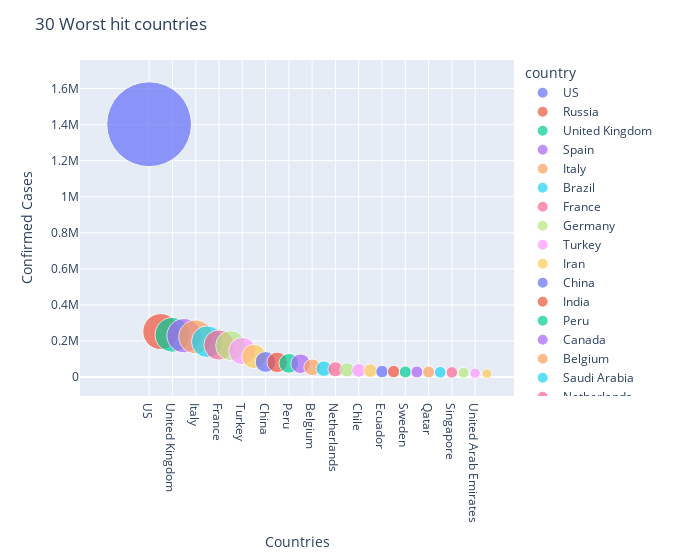

This figure's notebook cell:
### Markdown cell above
<font color='Brown'><b> 
    
## Slidebar  to check for the worst hit countries

### Code cell
# # plotting the 20 worst hit countries

def bubble_chart(n):
    fig = px.scatter(sorted_country_df.head(n), x="country", y="confirmed", size="confirmed", color="country",
               hover_name="country", size_max=60)
    fig.update_layout(
    title=str(n) +" Worst hit countries",
    xaxis_title="Countries",
    yaxis_title="Confirmed Cases",
    width = 700
    )
    fig.show();

interact(bubble_chart, n=30)

ipywLayout = widgets.Layout(border='solid 2px green')
ipywLayout.display='none'
widgets.VBox([fig], layout=ipywLayout)

### Figure 1 — Plotly figure (JSON) as saved in the notebook; plotly's stock layout.template omitted (floating-point values rounded to 4 significant figures)
{"data": [{"hovertemplate": "<b>%{hovertext}</b><br><br>country=%{x}<br>confirmed=%{marker.size}<extra></extra>", "hovertext": ["US"], "legendgroup": "US", "marker": {"color": "#636efa", "size": [1401948], "sizemode": "area", "sizeref": 389.4, "symbol": "circle"}, "mode": "markers", "name": "US", "showlegend": true, "type": "scatter", "x": ["US"], "xaxis": "x", "y": [1401948], "yaxis": "y"}, {"hovertemplate": "<b>%{hovertext}</b><br><br>country=%{x}<br>confirmed=%{marker.size}<extra></extra>", "hovertext": ["Russia"], "legendgroup": "Russia", "marker": {"color": "#EF553B", "size": [252245], "sizemode": "area", "sizeref": 389.4, "symbol": "circle"}, "mode": "markers", "name": "Russia", "showlegend": true, "type": "scatter", "x": ["Russia"], "xaxis": "x", "y": [252245], "yaxis": "y"}, {"hovertemplate": "<b>%{hovertext}</b><br><br>country=%{x}<br>confirmed=%{marker.size}<extra></extra>", "hovertext": ["United Kingdom"], "legendgroup": "United Kingdom", "marker": {"color": "#00cc96", "size": [234431], "sizemode": "area", "sizeref": 389.4, "symbol": "circle"}, "mode": "markers", "name": "United Kingdom", "showlegend": true, "type": "scatter", "x": ["United Kingdom"], "xaxis": "x", "y": [234431], "yaxis": "y"}, {"hovertemplate": "<b>%{hovertext}</b><br><br>country=%{x}<br>confirmed=%{marker.size}<extra></extra>", "hovertext": ["Spain"], "legendgroup": "Spain", "marker": {"color": "#ab63fa", "size": [229540], "sizemode": "area", "sizeref": 389.4, "symbol": "circle"}, "mode": "markers", "name": "Spain", "showlegend": true, "type": "scatter", "x": ["Spain"], "xaxis": "x", "y": [229540], "yaxis": "y"}, {"hovertemplate": "<b>%{hovertext}</b><br><br>country=%{x}<br>confirmed=%{marker.size}<extra></extra>", "hovertext": ["Italy"], "legendgroup": "Italy", "marker": {"color": "#FFA15A", "size": [223096], "sizemode": "area", "sizeref": 389.4, "symbol": "circle"}, "mode": "markers", "name": "Italy", "showlegend": true, "type": "scatter", "x": ["Italy"], "xaxis": "x", "y": [223096], "yaxis": "y"}, {"hovertemplate": "<b>%{hovertext}</b><br><br>country=%{x}<br>confirmed=%{marker.size}<extra></extra>", "hovertext": ["Brazil"], "legendgroup": "Brazil", "marker": {"color": "#19d3f3", "size": [196375], "sizemode": "area", "sizeref": 389.4, "symbol": "circle"}, "mode": "markers", "name": "Brazil", "showlegend": true, "type": "scatter", "x": ["Brazil"], "xaxis": "x", "y": [196375], "yaxis": "y"}, {"hovertemplate": "<b>%{hovertext}</b><br><br>country=%{x}<br>confirmed=%{marker.size}<extra></extra>", "hovertext": ["France"], "legendgroup": "France", "marker": {"color": "#FF6692", "size": [178184], "sizemode": "area", "sizeref": 389.4, "symbol": "circle"}, "mode": "markers", "name": "France", "showlegend": true, "type": "scatter", "x": ["France"], "xaxis": "x", "y": [178184], "yaxis": "y"}, {"hovertemplate": "<b>%{hovertext}</b><br><br>country=%{x}<br>confirmed=%{marker.size}<extra></extra>", "hovertext": ["Germany"], "legendgroup": "Germany", "marker": {"color": "#B6E880", "size": [174478], "sizemode": "area", "sizeref": 389.4, "symbol": "circle"}, "mode": "markers", "name": "Germany", "showlegend": true, "type": "scatter", "x": ["Germany"], "xaxis": "x", "y": [174478], "yaxis": "y"}, {"hovertemplate": "<b>%{hovertext}</b><br><br>country=%{x}<br>confirmed=%{marker.size}<extra></extra>", "hovertext": ["Turkey"], "legendgroup": "Turkey", "marker": {"color": "#FF97FF", "size": [144749], "sizemode": "area", "sizeref": 389.4, "symbol": "circle"}, "mode": "markers", "name": "Turkey", "showlegend": true, "type": "scatter", "x": ["Turkey"], "xaxis": "x", "y": [144749], "yaxis": "y"}, {"hovertemplate": "<b>%{hovertext}</b><br><br>country=%{x}<br>confirmed=%{marker.size}<extra></extra>", "hovertext": ["Iran"], "legendgroup": "Iran", "marker": {"color": "#FECB52", "size": [114533], "sizemode": "area", "sizeref": 389.4, "symbol": "circle"}, "mode": "markers", "name": "Iran", "showlegend": true, "type": "scatter", "x": ["Iran"], "xaxis": "x", "y": [114533], "yaxis": "y"}, {"hovertemplate": "<b>%{hovertext}</b><br><br>country=%{x}<br>confirmed=%{marker.size}<extra></extra>", "hovertext": ["China"], "legendgroup": "China", "marker": {"color": "#636efa", "size": [84025], "sizemode": "area", "sizeref": 389.4, "symbol": "circle"}, "mode": "markers", "name": "China", "showlegend": true, "type": "scatter", "x": ["China"], "xaxis": "x", "y": [84025], "yaxis": "y"}, {"hovertemplate": "<b>%{hovertext}</b><br><br>country=%{x}<br>confirmed=%{marker.size}<extra></extra>", "hovertext": ["India"], "legendgroup": "India", "marker": {"color": "#EF553B", "size": [81990], "sizemode": "area", "sizeref": 389.4, "symbol": "circle"}, "mode": "markers", "name": "India", "showlegend": true, "type": "scatter", "x": ["India"], "xaxis": "x", "y": [81990], "yaxis": "y"}, {"hovertemplate": "<b>%{hovertext}</b><br><br>country=%{x}<br>confirmed=%{marker.size}<extra></extra>", "hovertext": ["Peru"], "legendgroup": "Peru", "marker": {"color": "#00cc96", "size": [76306], "sizemode": "area", "sizeref": 389.4, "symbol": "circle"}, "mode": "markers", "name": "Peru", "showlegend": true, "type": "scatter", "x": ["Peru"], "xaxis": "x", "y": [76306], "yaxis": "y"}, {"hovertemplate": "<b>%{hovertext}</b><br><br>country=%{x}<br>confirmed=%{marker.size}<extra></extra>", "hovertext": ["Canada"], "legendgroup": "Canada", "marker": {"color": "#ab63fa", "size": [74444], "sizemode": "area", "sizeref": 389.4, "symbol": "circle"}, "mode": "markers", "name": "Canada", "showlegend": true, "type": "scatter", "x": ["Canada"], "xaxis": "x", "y": [74444], "yaxis": "y"}, {"hovertemplate": "<b>%{hovertext}</b><br><br>country=%{x}<br>confirmed=%{marker.size}<extra></extra>", "hovertext": ["Belgium"], "legendgroup": "Belgium", "marker": {"color": "#FFA15A", "size": [54288], "sizemode": "area", "sizeref": 389.4, "symbol": "circle"}, "mode": "markers", "name": "Belgium", "showlegend": true, "type": "scatter", "x": ["Belgium"], "xaxis": "x", "y": [54288], "yaxis": "y"}, {"hovertemplate": "<b>%{hovertext}</b><br><br>country=%{x}<br>confirmed=%{marker.size}<extra></extra>", "hovertext": ["Saudi Arabia"], "legendgroup": "Saudi Arabia", "marker": {"color": "#19d3f3", "size": [46869], "sizemode": "area", "sizeref": 389.4, "symbol": "circle"}, "mode": "markers", "name": "Saudi Arabia", "showlegend": true, "type": "scatter", "x": ["Saudi Arabia"], "xaxis": "x", "y": [46869], "yaxis": "y"}, {"hovertemplate": "<b>%{hovertext}</b><br><br>country=%{x}<br>confirmed=%{marker.size}<extra></extra>", "hovertext": ["Netherlands"], "legendgroup": "Netherlands", "marker": {"color": "#FF6692", "size": [43680], "sizemode": "area", "sizeref": 389.4, "symbol": "circle"}, "mode": "markers", "name": "Netherlands", "showlegend": true, "type": "scatter", "x": ["Netherlands"], "xaxis": "x", "y": [43680], "yaxis": "y"}, {"hovertemplate": "<b>%{hovertext}</b><br><br>country=%{x}<br>confirmed=%{marker.size}<extra></extra>", "hovertext": ["Mexico"], "legendgroup": "Mexico", "marker": {"color": "#B6E880", "size": [40186], "sizemode": "area", "sizeref": 389.4, "symbol": "circle"}, "mode": "markers", "name": "Mexico", "showlegend": true, "type": "scatter", "x": ["Mexico"], "xaxis": "x", "y": [40186], "yaxis": "y"}, {"hovertemplate": "<b>%{hovertext}</b><br><br>country=%{x}<br>confirmed=%{marker.size}<extra></extra>", "hovertext": ["Chile"], "legendgroup": "Chile", "marker": {"color": "#FF97FF", "size": [37040], "sizemode": "area", "sizeref": 389.4, "symbol": "circle"}, "mode": "markers", "name": "Chile", "showlegend": true, "type": "scatter", "x": ["Chile"], "xaxis": "x", "y": [37040], "yaxis": "y"}, {"hovertemplate": "<b>%{hovertext}</b><br><br>country=%{x}<br>confirmed=%{marker.size}<extra></extra>", "hovertext": ["Pakistan"], "legendgroup": "Pakistan", "marker": {"color": "#FECB52", "size": [35788], "sizemode": "area", "sizeref": 389.4, "symbol": "circle"}, "mode": "markers", "name": "Pakistan", "showlegend": true, "type": "scatter", "x": ["Pakistan"], "xaxis": "x", "y": [35788], "yaxis": "y"}, {"hovertemplate": "<b>%{hovertext}</b><br><br>country=%{x}<br>confirmed=%{marker.size}<extra></extra>", "hovertext": ["Ecuador"], "legendgroup": "Ecuador", "marker": {"color": "#636efa", "size": [30486], "sizemode": "area", "sizeref": 389.4, "symbol": "circle"}, "mode": "markers", "name": "Ecuador", "showlegend": true, "type": "scatter", "x": ["Ecuador"], "xaxis": "x", "y": [30486], "yaxis": "y"}, {"hovertemplate": "<b>%{hovertext}</b><br><br>country=%{x}<br>confirmed=%{marker.size}<extra></extra>", "hovertext": ["Switzerland"], "legendgroup": "Switzerland", "marker": {"color": "#EF553B", "size": [30463], "sizemode": "area", "sizeref": 389.4, "symbol": "circle"}, "mode": "markers", "name": "Switzerland", "showlegend": true, "type": "scatter", "x": ["Switzerland"], "xaxis": "x", "y": [30463], "yaxis": "y"}, {"hovertemplate": "<b>%{hovertext}</b><br><br>country=%{x}<br>confirmed=%{marker.size}<extra></extra>", "hovertext": ["Sweden"], "legendgroup": "Sweden", "marker": {"color": "#00cc96", "size": [28582], "sizemode": "area", "sizeref": 389.4, "symbol": "circle"}, "mode": "markers", "name": "Sweden", "showlegend": true, "type": "scatter", "x": ["Sweden"], "xaxis": "x", "y": [28582], "yaxis": "y"}, {"hovertemplate": "<b>%{hovertext}</b><br><br>country=%{x}<br>confirmed=%{marker.size}<extra></extra>", "hovertext": ["Portugal"], "legendgroup": "Portugal", "marker": {"color": "#ab63fa", "size": [28319], "sizemode": "area", "sizeref": 389.4, "symbol": "circle"}, "mode": "markers", "name": "Portugal", "showlegend": true, "type": "scatter", "x": ["Portugal"], "xaxis": "x", "y": [28319], "yaxis": "y"}, {"hovertemplate": "<b>%{hovertext}</b><br><br>country=%{x}<br>confirmed=%{marker.size}<extra></extra>", "hovertext": ["Qatar"], "legendgroup": "Qatar", "marker": {"color": "#FFA15A", "size": [28272], "sizemode": "area", "sizeref": 389.4, "symbol": "circle"}, "mode": "markers", "name": "Qatar", "showlegend": true, "type": "scatter", "x": ["Qatar"], "xaxis": "x", "y": [28272], "yaxis": "y"}, {"hovertemplate": "<b>%{hovertext}</b><br><br>country=%{x}<br>confirmed=%{marker.size}<extra></extra>", "hovertext": ["Belarus"], "legendgroup": "Belarus", "marker": {"color": "#19d3f3", "size": [26772], "sizemode": "area", "sizeref": 389.4, "symbol": "circle"}, "mode": "markers", "name": "Belarus", "showlegend": true, "type": "scatter", "x": ["Belarus"], "xaxis": "x", "y": [26772], "yaxis": "y"}, {"hovertemplate": "<b>%{hovertext}</b><br><br>country=%{x}<br>confirmed=%{marker.size}<extra></extra>", "hovertext": ["Singapore"], "legendgroup": "Singapore", "marker": {"color": "#FF6692", "size": [26098], "sizemode": "area", "sizeref": 389.4, "symbol": "circle"}, "mode": "markers", "name": "Singapore", "showlegend": true, "type": "scatter", "x": ["Singapore"], "xaxis": "x", "y": [26098], "yaxis": "y"}, {"hovertemplate": "<b>%{hovertext}</b><br><br>country=%{x}<br>confirmed=%{marker.size}<extra></extra>", "hovertext": ["Ireland"], "legendgroup": "Ireland", "marker": {"color": "#B6E880", "size": [23827], "sizemode": "area", "sizeref": 389.4, "symbol": "circle"}, "mode": "markers", "name": "Ireland", "showlegend": true, "type": "scatter", "x": ["Ireland"], "xaxis": "x", "y": [23827], "yaxis": "y"}, {"hovertemplate": "<b>%{hovertext}</b><br><br>country=%{x}<br>confirmed=%{marker.size}<extra></extra>", "hovertext": ["United Arab Emirates"], "legendgroup": "United Arab Emirates", "marker": {"color": "#FF97FF", "size": [21084], "sizemode": "area", "sizeref": 389.4, "symbol": "circle"}, "mode": "markers", "name": "United Arab Emirates", "showlegend": true, "type": "scatter", "x": ["United Arab Emirates"], "xaxis": "x", "y": [21084], "yaxis": "y"}, {"hovertemplate": "<b>%{hovertext}</b><br><br>country=%{x}<br>confirmed=%{marker.size}<extra></extra>", "hovertext": ["Bangladesh"], "legendgroup": "Bangladesh", "marker": {"color": "#FECB52", "size": [18863], "sizemode": "area", "sizeref": 389.4, "symbol": "circle"}, "mode": "markers", "name": "Bangladesh", "showlegend": true, "type": "scatter", "x": ["Bangladesh"], "xaxis": "x", "y": [18863], "yaxis": "y"}], "layout": {"legend": {"itemsizing": "constant", "title": {"text": "country"}, "tracegroupgap": 0}, "margin": {"t": 60}, "title": {"text": "30 Worst hit countries"}, "width": 700, "xaxis": {"anchor": "y", "categoryarray": ["US", "Russia", "United Kingdom", "Spain", "Italy", "Brazil", "France", "Germany", "Turkey", "Iran", "China", "India", "Peru", "Canada", "Belgium", "Saudi Arabia", "Netherlands", "Mexico", "Chile", "Pakistan", "Ecuador", "Switzerland", "Sweden", "Portugal", "Qatar", "Belarus", "Singapore", "Ireland", "United Arab Emirates", "Bangladesh"], "categoryorder": "array", "domain": [0, 1], "title": {"text": "Countries"}}, "yaxis": {"anchor": "x", "domain": [0, 1], "title": {"text": "Confirmed Cases"}}}}
